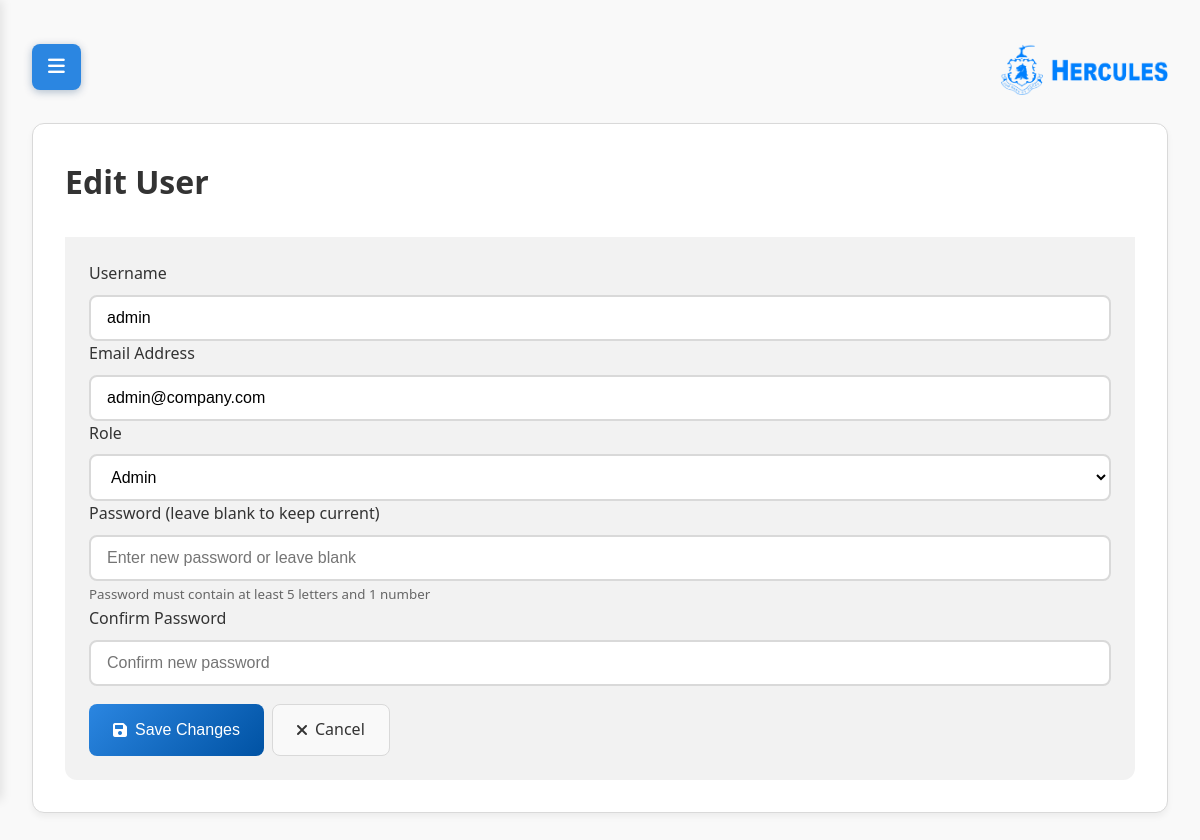
/user/1/edit (signed in), run on the app's committed database.
### tables this page shows
CREATE TABLE users (
            id INTEGER PRIMARY KEY AUTOINCREMENT,
            username TEXT UNIQUE NOT NULL,
            password_hash TEXT NOT NULL,
            email TEXT NOT NULL,
            role TEXT NOT NULL DEFAULT 'user',
            created_at TIMESTAMP DEFAULT CURRENT_TIMESTAMP
        );

### app.py (the view, shortened to what this page needs)
@app.route('/user/<int:user_id>/edit', methods=['GET', 'POST'])
def edit_user(user_id):
    if 'user_id' not in session or session.get('role') != 'admin':
        flash('Access denied', 'error')
        return redirect(url_for('index'))
    conn = get_db_connection()
    user = conn.execute('SELECT id, username, email, role FROM users WHERE id = ?', (user_id,)).fetchone()
    if not user:
        flash('User not found', 'error')
        conn.close()
        return redirect(url_for('user_list'))
    conn.close()
    return render_template('edit_user.html', user=user)

### app.py (called while the page is built)
def get_db_connection():
    db_path = os.path.join('database', 'procure_flow.db')
    conn = sqlite3.connect(db_path)
    conn.row_factory = sqlite3.Row
    return conn

### templates/edit_user.html (shortened to what this page needs)
{% extends "base.html" %}
{% block content %}
<div class="card-white">
    <h1>Edit User</h1>
    <div class="row">
        <div class="col-md-6 offset-md-3">
            <div class="card-gray">
                <div class="card-body bg-light">
                    <form method="POST">
                        <div class="mb-3">
                            <label for="username" class="form-label">Username</label>
                            <input
                                type="text"
                                class="form-control"
                                id="username"
                                name="username"
                                value="{{ user['username'] }}"
                                required
                            >
                        </div>
                        <div class="mb-3">
                            <label for="email" class="form-label">Email Address</label>
                            <input
                                type="email"
                                class="form-control"
                                id="email"
                                name="email"
                                value="{{ user['email'] }}"
                                required
                            >
                        </div>
                        <div class="mb-3">
                            <label for="role" class="form-label">Role</label>
                            <select class="form-control" id="role" name="role" required>
                                <option value="admin" {% if user['role'] == 'admin' %}selected{% endif %}>Admin</option>
                            </select>
                        </div>
                        <div class="mb-3">
                            <label for="password" class="form-label">Password (leave blank to keep current)</label>
                            <input
                                type="password"
                                class="form-control"
                                id="password"
                                name="password"
                                placeholder="Enter new password or leave blank"
                            >
                            <small class="form-text text-muted">Password must contain at least 5 letters and 1 number</small>
                        </div>
                        <div class="mb-3">
                            <label for="confirm_password" class="form-label">Confirm Password</label>
                            <input
                                type="password"
                                class="form-control"
                                id="confirm_password"
                                name="confirm_password"
                                placeholder="Confirm new password"
                            >
                        </div>
                        <div class="d-flex gap-1 mt-2" style="margin-top: 18px;">
                            <button type="submit" class="btn btn-primary">
                                <i class="fas fa-save"></i> Save Changes
                            </button>
                            <a href="{{ url_for('user_list') }}" class="btn btn-secondary">
                                <i class="fas fa-times"></i> Cancel
                            </a>
                        </div>
                    </form>
                </div>
            </div>
        </div>
    </div>
</div>
{% endblock %}

### static/css/style.css (style rules this page uses)
:root { --hercules-blue: #2b86e1; --hercules-blue-light: #0052A3; --hercules-blue-lighter: #E8F0F7; --text-dark: #333333; --text-light: #666666; --white: #FFFFFF; --gray-light: #F9F9F9; --gray-border: #D9D9D9; --success: #4CAF50; --warning: #FF9800; --error: #F44336; --gray-bg: #F2F2F2; }
* { margin: 0; padding: 0; box-sizing: border-box; }
body { font-family: 'Segoe UI', Tahoma, Geneva, Verdana, sans-serif; background-color: var(--gray-light); color: #5B7C99; line-height: 1.6; }
.card-white { background: var(--white); border-radius: 12px; padding: 2rem; margin-bottom: 2rem; box-shadow: 0 4px 6px rgba(0,0,0,0.05); border: 1px solid var(--gray-border); overflow-x: auto; }
.form-label { display: block; margin-bottom: 0.5rem; font-weight: 500; color: var(--text-dark); }
.form-control { width: 100%; padding: 0.75rem 1rem; border: 2px solid var(--gray-border); border-radius: 8px; font-size: 1rem; transition: all 0.3s ease; background-color: var(--white); box-sizing: border-box; }
.btn { padding: 0.75rem 1.5rem; border: none; border-radius: 8px; font-size: 1rem; font-weight: 500; cursor: pointer; transition: all 0.3s ease; text-decoration: none; display: inline-flex; align-items: center; justify-content: center; gap: 0.5rem; }
.btn-primary { background: linear-gradient(135deg, var(--hercules-blue), var(--hercules-blue-light)); color: var(--white); }
.btn-secondary { background: var(--gray-light); color: var(--text-dark); border: 1px solid var(--gray-border); }
.mt-2 { margin-top: 1rem; }
.d-flex { display: flex; }
.gap-1 { gap: 0.5rem; }
a { color: var(--hercules-blue); text-decoration: none; transition: all 0.3s ease; }
.text-muted { color: var(--text-light); }
.card-body { padding: 1.5rem; }
.card-body.bg-light { background: var(--gray-bg); border-radius: 0 0 12px 12px; }
html, body { height: 100%; }

### templates/edit_user.html (style rules this page uses)
h1 { color: #333; margin-bottom: 30px; }

### data on the page
users: username "admin", email "admin@company.com", role "Admin"
